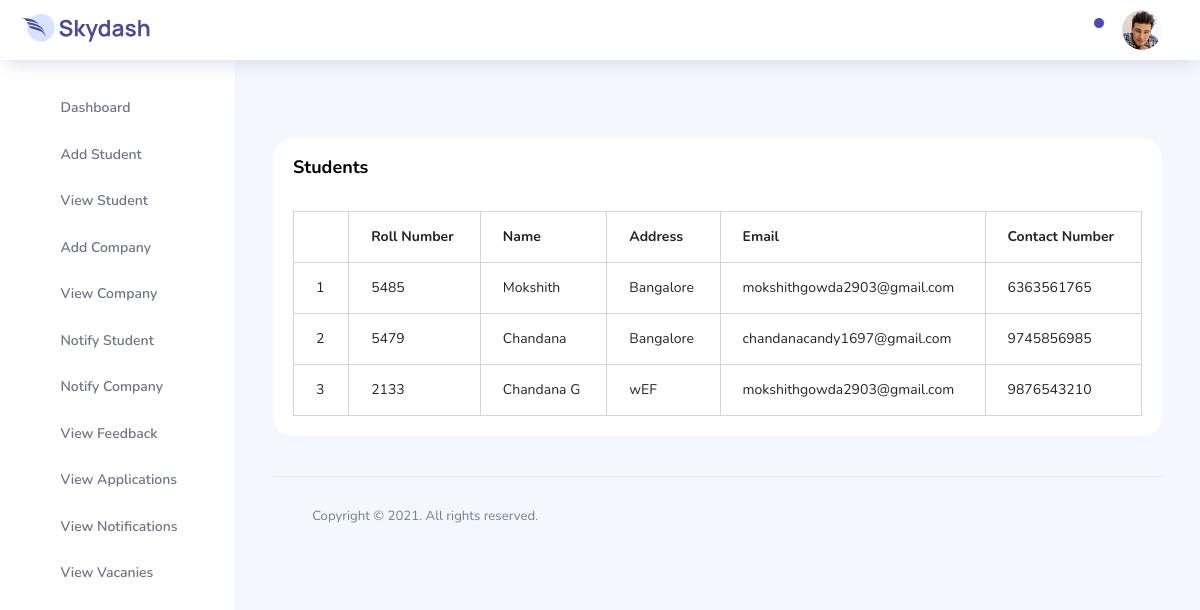
The app's page /admin/view-students.php (signed in) with its own data.
### tables this page shows
CREATE TABLE IF NOT EXISTS `student` (
  `student_id` int NOT NULL AUTO_INCREMENT,
  `student_roll_no` int NOT NULL,
  `student_name` varchar(30) NOT NULL,
  `student_address` text NOT NULL,
  `student_email` varchar(30) NOT NULL,
  `student_contact_no` varchar(12) NOT NULL,
  `student_username` varchar(30) NOT NULL,
  `student_password` varchar(30) NOT NULL,
  PRIMARY KEY (`student_id`)
);

### admin/view-students.php (the view, shortened to what this page needs)
<?php
include './includes/connection.php';
?>
<!DOCTYPE html>
<html lang="en">
<head>
  <link rel="stylesheet" href="vendors/feather/feather.css">
  <link rel="stylesheet" href="vendors/ti-icons/css/themify-icons.css">
  <link rel="stylesheet" href="vendors/css/vendor.bundle.base.css">
  <link rel="stylesheet" href="vendors/datatables.net-bs4/dataTables.bootstrap4.css">
  <link rel="stylesheet" href="vendors/ti-icons/css/themify-icons.css">
  <link rel="stylesheet" type="text/css" href="js/select.dataTables.min.css">
  <link rel="stylesheet" href="css/vertical-layout-light/style.css">
</head>
<body>
  <div class="container-scroller">
    <?php include("./includes/navbar.php"); ?>
    <div class="container-fluid page-body-wrapper">
      <?php include("./includes/sidebar.php"); ?>
      <div class="main-panel">
        <div class="content-wrapper">
          <div class="row">
          </div>
          <div class="row">
          <div class="col-lg-12 grid-margin stretch-card">
            <div class="card">
                <div class="card-body">
                    <h4 class="card-title">Students</h4>
                    <div class="table-responsive pt-3">
                    <table class="table table-bordered">
                        <thead>
                        <tr>
                            <th></th>
                            <th>Roll Number</th>
                            <th>Name</th>
                            <th>Address</th>
                            <th>Email</th>
                            <th>Contact Number</th>
                        </tr>
                        </thead>
                        <tbody>
                        <?php
                            $query=mysqli_query($con,"SELECT * from student") or die(mysqli_error($con));
                            if(mysqli_num_rows($query)){
                                $i=1;
                                while($row=mysqli_fetch_array($query)){
                        ?>
                        <tr>
                            <td><?php echo $i; ?></td>
                            <td><?php echo $row['student_roll_no']; ?></td>
                            <td><?php echo $row['student_name']; ?></td>
                            <td><?php echo $row['student_address']; ?></td>
                            <td><?php echo $row['student_email']; ?></td>
                            <td><?php echo $row['student_contact_no']; ?></td>
                        </tr>
                        <?php
                                $i++;
                                }
                            }
                        ?>
                        </tbody>
                    </table>
                    </div>
                </div>
            </div>
          </div>
        </div>
        <?php include("./includes/footer.php"); ?>
      </div>
    </div>
  </div>
</body>
</html>

### admin/includes/navbar.php (shortened to what this page needs)
<nav class="navbar col-lg-12 col-12 p-0 fixed-top d-flex flex-row">
    <div class="text-center navbar-brand-wrapper d-flex align-items-center justify-content-center">
    <a class="navbar-brand brand-logo mr-5" href="home.php"><img src="images/logo.svg" class="mr-2" alt="logo"/></a>
    </div>
    <div class="navbar-menu-wrapper d-flex align-items-center justify-content-end">
    <button class="navbar-toggler navbar-toggler align-self-center" type="button" data-toggle="minimize">
        <span class="icon-menu"></span>
    </button>
    <ul class="navbar-nav navbar-nav-right">
        <li class="nav-item dropdown">
        <a class="nav-link count-indicator dropdown-toggle" id="notificationDropdown" href="#" data-toggle="dropdown">
            <i class="icon-bell mx-0"></i>
            <span class="count"></span>
        </a>
        </li>
        <li class="nav-item nav-profile dropdown">
        <a class="nav-link dropdown-toggle" href="#" data-toggle="dropdown" id="profileDropdown">
            <img src="images/faces/face28.jpg" alt="profile"/>
        </a>
        </li>
    </ul>
    </div>
</nav>

### admin/includes/sidebar.php
<nav class="sidebar sidebar-offcanvas" id="sidebar">
    <ul class="nav">
        <li class="nav-item">
            <a class="nav-link" href="home.php">
                <i class="icon-grid menu-icon"></i>
                <span class="menu-title">Dashboard</span>
            </a>
        </li>
        <li class="nav-item">
            <a class="nav-link" href="add-student.php">
                <i class="icon-head menu-icon"></i>
                <span class="menu-title">Add Student</span>
            </a>
        </li>
        <li class="nav-item">
            <a class="nav-link" href="view-students.php">
                <i class="icon-head menu-icon"></i>
                <span class="menu-title">View Student</span>
            </a>
        </li>
        <li class="nav-item">
            <a class="nav-link" href="add-company.php">
                <i class="icon-bar-graph menu-icon"></i>
                <span class="menu-title">Add Company</span>
            </a>
        </li>
        <li class="nav-item">
            <a class="nav-link" href="view-companies.php">
                <i class="icon-bar-graph menu-icon"></i>
                <span class="menu-title">View Company</span>
            </a>
        </li>
        <li class="nav-item">
            <a class="nav-link" href="notify-student.php">
                <i class="icon-paper menu-icon"></i>
                <span class="menu-title">Notify Student</span>
            </a>
        </li>
        <li class="nav-item">
            <a class="nav-link" href="notify-company.php">
                <i class="icon-paper menu-icon"></i>
                <span class="menu-title">Notify Company</span>
            </a>
        </li>
        <li class="nav-item">
            <a class="nav-link" href="view-feedbacks.php">
                <i class="icon-paper menu-icon"></i>
                <span class="menu-title">View Feedback</span>
            </a>
        </li>
        <li class="nav-item">
            <a class="nav-link" href="view-applications.php">
                <i class="icon-grid-2 menu-icon"></i>
                <span class="menu-title">View Applications</span>
            </a>
        </li>
        <li class="nav-item">
            <a class="nav-link" href="view-notifications.php">
                <i class="icon-paper menu-icon"></i>
                <span class="menu-title">View Notifications</span>
            </a>
        </li>
        <li class="nav-item">
            <a class="nav-link" href="view-vacanies.php">
                <i class="icon-columns menu-icon"></i>
                <span class="menu-title">View Vacanies</span>
            </a>
        </li>
    </ul>
    </nav>

### admin/includes/footer.php
<footer class="footer text-center">
    <div class="d-sm-flex justify-content-center justify-content-sm-between">
        <span class="text-muted text-center text-sm-left d-block d-sm-inline-block">Copyright © 2021. All rights reserved.</span>
    </div>
</footer>

### records on screen
student: student_roll_no "5485", student_name "Mokshith", student_address "Bangalore", student_email "mokshithgowda2903@gmail.com", student_contact_no "6363561765"
student: student_roll_no "5479", student_name "Chandana", student_address "Bangalore", student_email "chandanacandy1697@gmail.com", student_contact_no "9745856985"
student: student_roll_no "2133", student_name "Chandana G", student_address "wEF", student_email "mokshithgowda2903@gmail.com", student_contact_no "9876543210"
